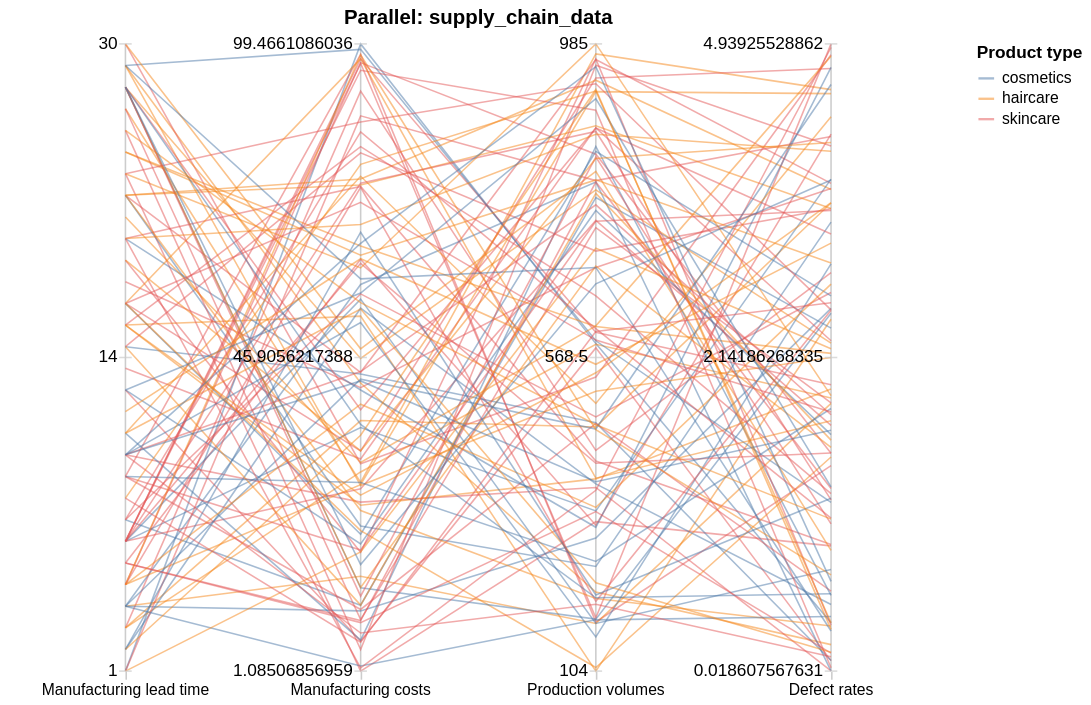

The specification (Vega-Lite) saved for this image:
### Vega-Lite specification from a JSON file in a GitHub repository (floating-point values rounded to 4 significant figures; data arrays with more than 128 entries replaced by an {"elided": "..."} marker saying what was removed)
{"$schema": "https://vega.github.io/schema/vega-lite/v5.json", "title": "Parallel: supply_chain_data", "width": 600, "height": 400, "data": {"values": {"elided": "400 records"}}, "encoding": {"x": {"field": "dimension", "type": "nominal", "sort": ["Manufacturing lead time", "Manufacturing costs", "Production volumes", "Defect rates"], "axis": {"title": null, "labelAngle": 0}, "scale": {}}, "tooltip": [{"field": "dimension", "type": "nominal"}]}, "layer": [{"data": {"values": [{"dimension": "Manufacturing lead time"}, {"dimension": "Manufacturing costs"}, {"dimension": "Production volumes"}, {"dimension": "Defect rates"}]}, "mark": {"type": "rule", "color": "#ccc"}, "encoding": {}}, {"mark": {"type": "line", "opacity": 0.5, "strokeWidth": 1}, "encoding": {"y": {"field": "normalized_value", "type": "quantitative", "axis": null, "scale": {}}, "detail": {"field": "_index", "type": "nominal"}, "color": {"field": "Product type", "type": "nominal"}, "tooltip": [{"field": "dimension", "type": "nominal"}, {"field": "normalized_value", "type": "quantitative"}, {"field": "Product type", "type": "nominal"}]}}, {"data": {"values": [{"dimension": "Manufacturing lead time", "tick_level": "min", "tick_value": 0.0, "tick_label": 1.0}, {"dimension": "Manufacturing lead time", "tick_level": "mid", "tick_value": 0.5, "tick_label": 14.0}, {"dimension": "Manufacturing lead time", "tick_level": "max", "tick_value": 1.0, "tick_label": 30.0}, {"dimension": "Manufacturing costs", "tick_level": "min", "tick_value": 0.0, "tick_label": 1.085}, {"dimension": "Manufacturing costs", "tick_level": "mid", "tick_value": 0.5, "tick_label": 45.91}, {"dimension": "Manufacturing costs", "tick_level": "max", "tick_value": 1.0, "tick_label": 99.47}, {"dimension": "Production volumes", "tick_level": "min", "tick_value": 0.0, "tick_label": 104.0}, {"dimension": "Production volumes", "tick_level": "mid", "tick_value": 0.5, "tick_label": 568.5}, {"dimension": "Production volumes", "tick_level": "max", "tick_value": 1.0, "tick_label": 985.0}, {"dimension": "Defect rates", "tick_level": "min", "tick_value": 0.0, "tick_label": 0.01861}, {"dimension": "Defect rates", "tick_level": "mid", "tick_value": 0.5, "tick_label": 2.142}, {"dimension": "Defect rates", "tick_level": "max", "tick_value": 1.0, "tick_label": 4.939}]}, "transform": [{"filter": "datum.tick_level === 'max'"}], "encoding": {"y": {"field": "tick_value", "type": "quantitative", "axis": null, "scale": {}}, "tooltip": [{"field": "tick_value", "type": "quantitative"}]}, "layer": [{"mark": {"type": "text", "style": "label"}, "encoding": {"text": {"field": "tick_label", "type": "quantitative"}}}, {"mark": {"type": "tick", "style": "tick", "size": 8, "color": "#ccc"}}]}, {"data": {"values": [{"dimension": "Manufacturing lead time", "tick_level": "min", "tick_value": 0.0, "tick_label": 1.0}, {"dimension": "Manufacturing lead time", "tick_level": "mid", "tick_value": 0.5, "tick_label": 14.0}, {"dimension": "Manufacturing lead time", "tick_level": "max", "tick_value": 1.0, "tick_label": 30.0}, {"dimension": "Manufacturing costs", "tick_level": "min", "tick_value": 0.0, "tick_label": 1.085}, {"dimension": "Manufacturing costs", "tick_level": "mid", "tick_value": 0.5, "tick_label": 45.91}, {"dimension": "Manufacturing costs", "tick_level": "max", "tick_value": 1.0, "tick_label": 99.47}, {"dimension": "Production volumes", "tick_level": "min", "tick_value": 0.0, "tick_label": 104.0}, {"dimension": "Production volumes", "tick_level": "mid", "tick_value": 0.5, "tick_label": 568.5}, {"dimension": "Production volumes", "tick_level": "max", "tick_value": 1.0, "tick_label": 985.0}, {"dimension": "Defect rates", "tick_level": "min", "tick_value": 0.0, "tick_label": 0.01861}, {"dimension": "Defect rates", "tick_level": "mid", "tick_value": 0.5, "tick_label": 2.142}, {"dimension": "Defect rates", "tick_level": "max", "tick_value": 1.0, "tick_label": 4.939}]}, "transform": [{"filter": "datum.tick_level === 'mid'"}], "encoding": {"y": {"field": "tick_value", "type": "quantitative", "axis": null, "scale": {}}, "tooltip": [{"field": "tick_value", "type": "quantitative"}]}, "layer": [{"mark": {"type": "text", "style": "label"}, "encoding": {"text": {"field": "tick_label", "type": "quantitative"}}}, {"mark": {"type": "tick", "style": "tick", "size": 8, "color": "#ccc"}}]}, {"data": {"values": [{"dimension": "Manufacturing lead time", "tick_level": "min", "tick_value": 0.0, "tick_label": 1.0}, {"dimension": "Manufacturing lead time", "tick_level": "mid", "tick_value": 0.5, "tick_label": 14.0}, {"dimension": "Manufacturing lead time", "tick_level": "max", "tick_value": 1.0, "tick_label": 30.0}, {"dimension": "Manufacturing costs", "tick_level": "min", "tick_value": 0.0, "tick_label": 1.085}, {"dimension": "Manufacturing costs", "tick_level": "mid", "tick_value": 0.5, "tick_label": 45.91}, {"dimension": "Manufacturing costs", "tick_level": "max", "tick_value": 1.0, "tick_label": 99.47}, {"dimension": "Production volumes", "tick_level": "min", "tick_value": 0.0, "tick_label": 104.0}, {"dimension": "Production volumes", "tick_level": "mid", "tick_value": 0.5, "tick_label": 568.5}, {"dimension": "Production volumes", "tick_level": "max", "tick_value": 1.0, "tick_label": 985.0}, {"dimension": "Defect rates", "tick_level": "min", "tick_value": 0.0, "tick_label": 0.01861}, {"dimension": "Defect rates", "tick_level": "mid", "tick_value": 0.5, "tick_label": 2.142}, {"dimension": "Defect rates", "tick_level": "max", "tick_value": 1.0, "tick_label": 4.939}]}, "transform": [{"filter": "datum.tick_level === 'min'"}], "encoding": {"y": {"field": "tick_value", "type": "quantitative", "axis": null, "scale": {}}, "tooltip": [{"field": "tick_value", "type": "quantitative"}]}, "layer": [{"mark": {"type": "text", "style": "label"}, "encoding": {"text": {"field": "tick_label", "type": "quantitative"}}}, {"mark": {"type": "tick", "style": "tick", "size": 8, "color": "#ccc"}}]}], "config": {"axisX": {"domain": false, "labelAngle": 0, "tickColor": "#ccc", "title": null}, "view": {"stroke": null}, "style": {"label": {"baseline": "middle", "align": "right", "dx": -5}, "tick": {"orient": "horizontal"}}}, "transform": [], "params": []}
